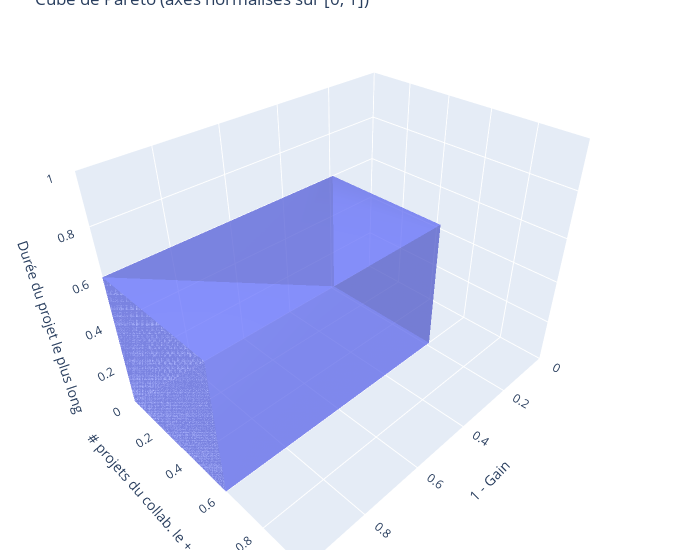

The notebook cell this image was saved under:
### Code cell
fig = go.Figure(data=[
    go.Mesh3d(
        # 8 vertices of a cube
        x=[p1[0], p1[0], p2[0], p2[0], p1[0], p1[0], p2[0], p2[0]],
        y=[p1[1], p2[1], p2[1], p1[1], p1[1], p2[1], p2[1], p1[1]],
        z=[p1[2], p1[2], p1[2], p1[2], p2[2], p2[2], p2[2], p2[2]],

        i = [7, 0, 0, 0, 4, 4, 6, 6, 4, 0, 3, 2],
        j = [3, 4, 1, 2, 5, 6, 5, 2, 0, 1, 6, 3],
        k = [0, 7, 2, 3, 6, 7, 1, 1, 5, 5, 7, 6],
        name='y',
        opacity=0.50
    )
])
fig.update_layout(
    scene = dict(
                xaxis = dict(nticks=10, range=[0,1],),
                yaxis = dict(nticks=10, range=[0,1],),
                zaxis = dict(nticks=10, range=[0,1],),
                xaxis_title='1 - Gain',
                yaxis_title='# projets du collab. le + occupé',
                zaxis_title='Durée du projet le plus long',
    ),
    width=700,
    margin=dict(r=20, l=10, b=10, t=10))
fig.update_layout(title_text="Cube de Pareto (axes normalisés sur [0, 1])")
fig.show()

### Figure 1 — Plotly figure (JSON) as saved in the notebook; plotly's stock layout.template omitted (floating-point values rounded to 4 significant figures)
{"data": [{"i": [7, 0, 0, 0, 4, 4, 6, 6, 4, 0, 3, 2], "j": [3, 4, 1, 2, 5, 6, 5, 2, 0, 1, 6, 3], "k": [0, 7, 2, 3, 6, 7, 1, 1, 5, 5, 7, 6], "name": "y", "opacity": 0.5, "type": "mesh3d", "x": [1, 1, 0.1875, 0.1875, 1, 1, 0.1875, 0.1875], "y": [0.6, 0, 0, 0.6, 0.6, 0, 0, 0.6], "z": [0.6, 0.6, 0.6, 0.6, 0, 0, 0, 0]}], "layout": {"margin": {"b": 10, "l": 10, "r": 20, "t": 10}, "scene": {"xaxis": {"nticks": 10, "range": [0, 1], "title": {"text": "1 - Gain"}}, "yaxis": {"nticks": 10, "range": [0, 1], "title": {"text": "# projets du collab. le + occupé"}}, "zaxis": {"nticks": 10, "range": [0, 1], "title": {"text": "Durée du projet le plus long"}}}, "title": {"text": "Cube de Pareto (axes normalisés sur [0, 1])"}, "width": 700}}
